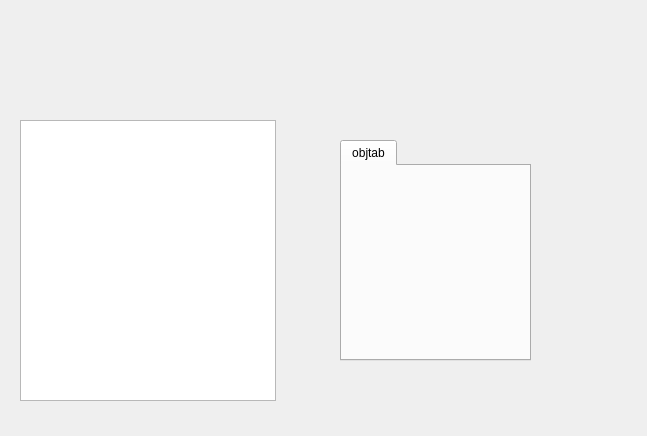
<?xml version="1.0" encoding="UTF-8"?>
<ui version="4.0">
 <class>Workarea</class>
 <widget class="QWidget" name="Workarea">
  <property name="geometry">
   <rect>
    <x>0</x>
    <y>0</y>
    <width>647</width>
    <height>436</height>
   </rect>
  </property>
  <property name="windowTitle">
   <string>Form</string>
  </property>
  <widget class="QWidget" name="horizontalLayoutWidget">
   <property name="geometry">
    <rect>
     <x>190</x>
     <y>20</y>
     <width>160</width>
     <height>80</height>
    </rect>
   </property>
   <layout class="QHBoxLayout" name="horizontalLayout"/>
  </widget>
  <widget class="QTreeWidget" name="treeWidget">
   <property name="geometry">
    <rect>
     <x>20</x>
     <y>120</y>
     <width>256</width>
     <height>281</height>
    </rect>
   </property>
   <attribute name="headerVisible">
    <bool>false</bool>
   </attribute>
   <column>
    <property name="text">
     <string notr="true">1</string>
    </property>
   </column>
  </widget>
  <widget class="QTabWidget" name="tabWidget">
   <property name="geometry">
    <rect>
     <x>340</x>
     <y>140</y>
     <width>191</width>
     <height>221</height>
    </rect>
   </property>
   <widget class="QWidget" name="tab">
    <attribute name="title">
     <string>objtab</string>
    </attribute>
   </widget>
  </widget>
 </widget>
 <resources/>
 <connections/>
</ui>
